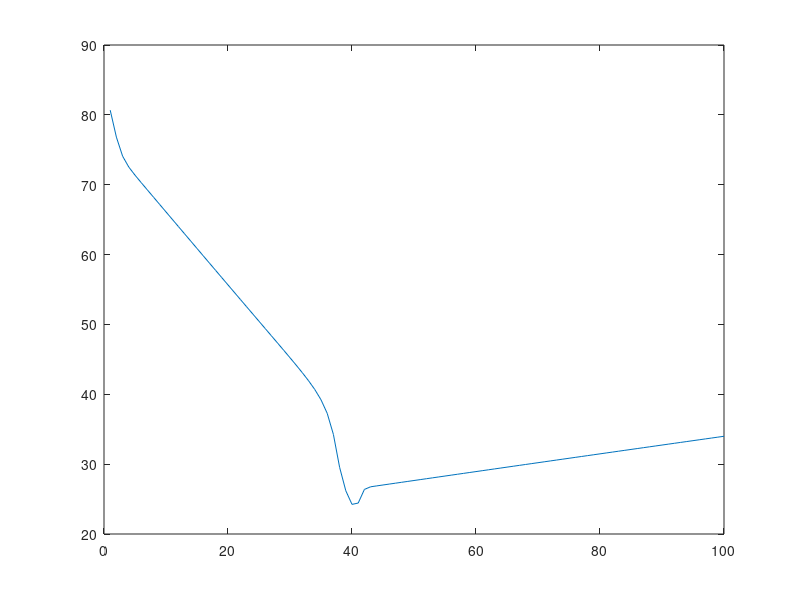
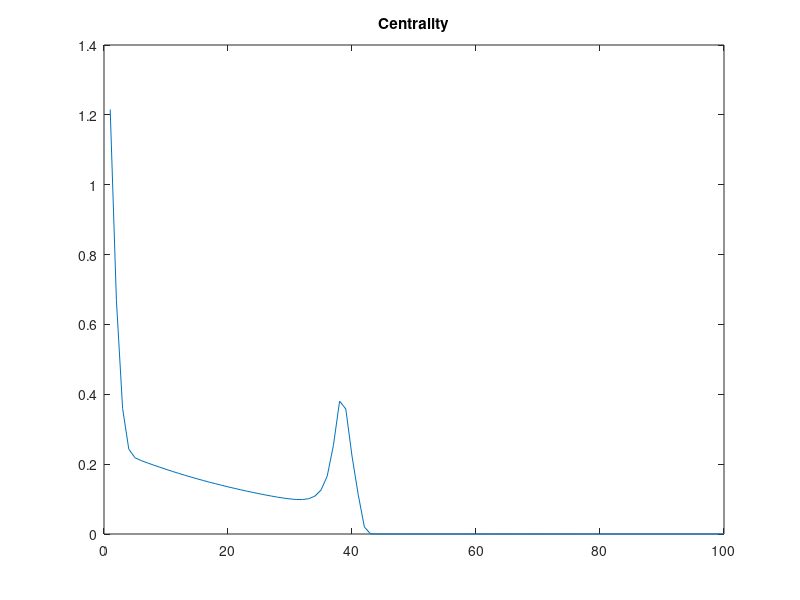

MATLAB code to generate these figures, in order:
%In this test we solve the atd direction with sigma =1 to try and center 
%When lambda is small enough we change all variables and achieve linear feasibility.
format compact
 close all
%Define a feasible lp
m = 10;
n = 20;

A = randn(m,n);
x_0 = rand(n,1);
s_0 = rand(n,1);
b = A*x_0;
c = A'*randn(m,1)+s_0;

%Define some initial points 
x_0 = rand(n,1);
s_0 = rand(n,1);
x_0(1) = 1e-10;
s_0(1) = 1e-10;
y_0 = randn(m,1);
t_0 = 1;
k_0 = 1;
o_0 = 1;

%Form the initial residuals
pr = -A*x_0+t_0*b;
dr = A'*y_0+s_0-t_0*c;
gr = c'*x_0-b'*y_0+k_0;
mu_0 = x_0'*s_0+t_0*k_0;
mu_0 = mu_0/(n+1);

G =[ [zeros(m)   A    -b  pr];...
     [-A'     zeros(n) c  dr];...
     [b'        -c'    0  gr];
     [-pr'      -dr'  -gr 0 ]];

rho = (n+sqrt(n));
sigma = 1.01;

%------------------------------------------
max_iter = 100;
phi = @(x,s,t,k) -sum(log(x))+1/(2*(x'*s+t*k)^2)*(s.*x)'*(s.*x)-2*s'*x/(x'*s+t*k)-log(t)-log(k)+rho*log(x'*s+t*k);
cent = @(x,s,t,k) norm([x;t].*[s;k]-(x'*s+t*k)/(n+1));
cent_hist = zeros(max_iter,1);
phi_hist = zeros(max_iter,1);
%-----------------------------------------


i = 0;
k = k_0;
t = t_0;
x = x_0;
y = y_0;
s = s_0;
o = o_0;
mu = mu_0;
for iter = 1:max_iter
    %Evaluate the potential
    phi_hist(iter) = phi(x,s,t,k);
    cent_hist(iter) = cent(x,s,t,k);
    
%Solve for the direction
    %Evaluate the hessian
    muH = mu*diag(x.^(-2));
    mkot = mu*k/t; 

    %Evaluate the residuals
    pra = A*x-t*b+o*pr;
    dra = -A'*y-s+t*c+o*dr;
    gra = b'*y-c'*x + o*gr -k;
    thra= -pr'*y-dr'*x-gr*t+mu_0*(n+1);
    npra = norm(pra);
    ndra = norm(dra);
    ngra = norm(gra);
    nthra= norm(thra);
    %form the rhs
    rhs = ...
    [zeros(m,1);...
    -s+mu*sigma*x.^(-1);...
    -k+mu*sigma*1/t;...
    0];

    G(m+1:m+n,m+1:m+n) = muH;
    G(m+n+1,m+n+1)     = mkot;

    %Solve for the direction
    d   = G\rhs;
    dy  = d(1:m);
    dx  = d(m+1:m+n);
    dt  = d(m+n+1);
    dth = d(m+n+2);
    ds  = rhs(m+1:n+m)-muH*dx;
    dk  = rhs(m+n+1)-mkot*dt;

    %Numerical erro
    n_err = G*d-rhs;
    nn_err=norm(n_err);

%Calculate lambda
    lambda = (dx./x)'*(dx./x)+dt^2*k/t+dk^2*t/k;
    lambda = sqrt(lambda);
    alpha = 1/(1+lambda/sqrt(n+1)+lambda*lambda/(n+1));

    %Infeasibility of the full dual step
    dual_inf = min(s+ds);
    fprintf('Iter %i: lambda %3.3d, mu %3.3d, ||dr||: %3.3d, ||pr||: %3.3d, ||gr||: %3.3d, ||thra|| %3.3d, s_: %3.3d, norm err: %3.3d, inf s%3.3d',iter,lambda,mu,ndra,npra,ngra,nthra,dual_inf,nn_err,min(s));
    
   if(min(s)<0)
    fprintf('**')
   end
%Take the step on all but s
    y = y+alpha*dy;
    x = x+alpha*dx;
    s = s+alpha*ds;
    t = t+alpha*dt;
    k = k+alpha*dk;
    o = o+alpha*dth;
%Update mu 
    mu = x'*s+t*k;
    mu = mu/(n+1);
    fprintf('\n')
  
    if(mu < 1.e-16 || min(x) <0 || t<0 ||k <0 )
        if(min(x)<0)
            fprintf('Primal is infeasible!');
        end
        if(t<0)
            fprintf('Tau infeasible');
        end
        if(k<0)
            fprintf('Kappa infeasible');
        end
        if(mu<1.e-16)
            fprintf('Mu < 1.e-16')
            fprintf('Mu %f\n',mu)
        end
        phi_hist = phi_hist(1:iter);
        cent_hist = cent_hist(1:iter);
        break

    end

end
plot(phi_hist)
figure 
plot(cent_hist)
title('Centrality')
fprintf('\n')

